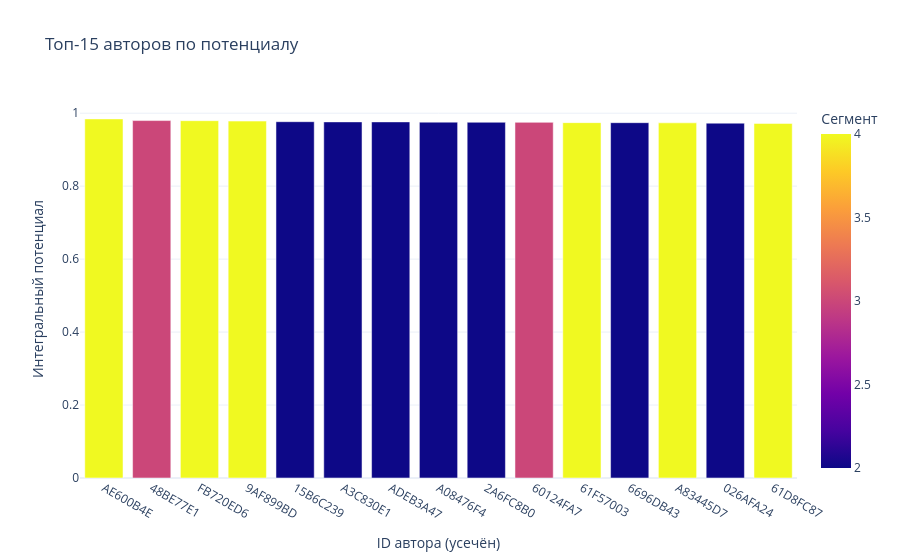

Notebook source saved alongside this figure:
### Markdown cell above
## Какие авторы наиболее перспективны
Отберём топ-15 по интегральному потенциалу и покажем их профиль.

### Code cell
TOP_N = 15
selected_cols = ['ID автора', 'Сегмент', 'Категория', 'Размер аудитории', 'Объем контента 30д', 'Охват суммарный 30д', 'ER суммарный', 'Интегральный потенциал', 'ER постов', 'ER клипов']

top_authors = df.sort_values('Интегральный потенциал', ascending=False).head(TOP_N)[selected_cols].reset_index(drop=True)

fig_top = px.bar(
    top_authors.assign(**{'ID автора': top_authors['ID автора'].str.slice(0, 8)}),
    x='ID автора', y='Интегральный потенциал', color='Сегмент',
    title='Топ-15 авторов по потенциалу',
    hover_data=['Категория', 'Размер аудитории', 'ER суммарный']
)

fig_top.update_layout(xaxis_title='ID автора (усечён)', yaxis_title='Интегральный потенциал')

top_authors
display(fig_top)
display(top_authors)

### Figure 1 — Plotly figure (JSON) as saved in the notebook; plotly's stock layout.template omitted (floating-point values rounded to 4 significant figures)
{"data": [{"customdata": [["CULTURE_SOCIETY", 264100.0, 0.194], ["COMMUNITY", 34500.0, 0.1672], ["COMPANY_MASS_MEDIA", 713600.0, 0.2316], ["CULTURE_SOCIETY", 14030.0, 0.1651], ["BUSINESS", 402100.0, 0.1176], ["CULTURE_SOCIETY", 159700.0, 0.1515], ["COMMUNITY", 24170.0, 0.1465], ["COMMUNITY", 26610.0, 0.1594], ["COMMUNITY", 27920.0, 0.1716], ["FAMILY", 45710.0, 0.1502], ["CULTURE_SOCIETY", 297300.0, 0.1816], ["MUSIC", 20770.0, 0.1453], ["COMMUNITY", 19680.0, 0.1454], ["COMMUNITY", 11990.0, 0.252], ["EDUCATION", 188700.0, 0.1221]], "hovertemplate": "ID автора=%{x}<br>Интегральный потенциал=%{y}<br>Категория=%{customdata[0]}<br>Размер аудитории=%{customdata[1]}<br>ER суммарный=%{customdata[2]}<br>Сегмент=%{marker.color}<extra></extra>", "legendgroup": "", "marker": {"color": [4, 3, 4, 4, 2, 2, 2, 2, 2, 3, 4, 2, 4, 2, 4], "coloraxis": "coloraxis", "pattern": {"shape": ""}}, "name": "", "orientation": "v", "showlegend": false, "textposition": "auto", "type": "bar", "x": ["AE600B4E", "48BE77E1", "FB720ED6", "9AF899BD", "15B6C239", "A3C830E1", "ADEB3A47", "A08476F4", "2A6FC8B0", "60124FA7", "61F57003", "6696DB43", "A83445D7", "026AFA24", "61D8FC87"], "xaxis": "x", "y": [0.9843, 0.9798, 0.9795, 0.9783, 0.9767, 0.9762, 0.9761, 0.9755, 0.9751, 0.9749, 0.9741, 0.974, 0.9736, 0.9727, 0.972], "yaxis": "y"}], "layout": {"barmode": "relative", "coloraxis": {"colorbar": {"title": {"text": "Сегмент"}}, "colorscale": [[0.0, "#0d0887"], [0.1111, "#46039f"], [0.2222, "#7201a8"], [0.3333, "#9c179e"], [0.4444, "#bd3786"], [0.5556, "#d8576b"], [0.6667, "#ed7953"], [0.7778, "#fb9f3a"], [0.8889, "#fdca26"], [1.0, "#f0f921"]]}, "legend": {"tracegroupgap": 0}, "title": {"text": "Топ-15 авторов по потенциалу"}, "xaxis": {"anchor": "y", "domain": [0.0, 1.0], "title": {"text": "ID автора (усечён)"}}, "yaxis": {"anchor": "x", "domain": [0.0, 1.0], "title": {"text": "Интегральный потенциал"}}}}
